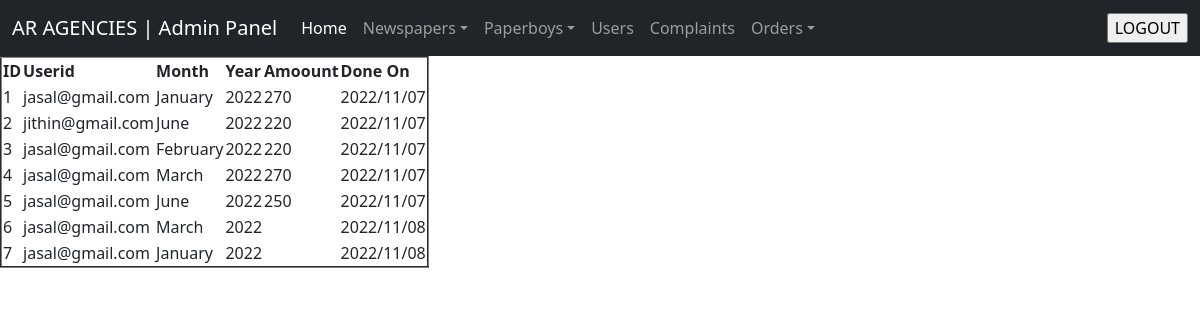
The app's page /admin/viewaccounts.php (signed in) with its own data.
### tables this page shows
CREATE TABLE IF NOT EXISTS `accounts` (
  `id` int(12) NOT NULL AUTO_INCREMENT,
  `userid` varchar(50) NOT NULL,
  `month` varchar(50) NOT NULL,
  `year` varchar(50) NOT NULL,
  `amount` varchar(50) NOT NULL,
  `doneon` varchar(50) NOT NULL,
  PRIMARY KEY (`id`)
);

### admin/viewaccounts.php (the view, shortened to what this page needs)
<?php include 'header.php' ?>
<?php
if (isset($_SESSION["role"])) {
    if($_SESSION["role"]=='ADMIN')
    {
?>
<!DOCTYPE html>
<html lang="en">
<head>
</head>
<body>
<?php
include("dbcon.php");
$sel="SELECT * FROM accounts";
$data=mysqli_query($con,$sel);
$n=mysqli_num_rows($data);
if($n>0)
{
    echo "<table border='2'>
    <tr>
    <th>ID</th>
    <th>Userid</th>
    <th>Month</th>
    <th>Year</th>
    <th>Amoount</th>
    <th>Done On</th>
    </tr>";
    while($row=mysqli_fetch_array($data))
    {
    echo "<tr>";
    echo "<td>".$row['id']."</td>";
    echo "<td>".$row['userid']."</td>";
    echo "<td>".$row['month']."</td>";
    echo "<td>".$row['year']."</td>";
    echo "<td>".$row['amount']."</td>";
    echo "<td>".$row['doneon']."</td>";
    echo "</tr>";
    }
    echo "</table>";
}
?>
<?php
}
else
{
    echo "You are not an admin";
}
}
else
{
    echo "LOGIN FIRST!!!!";
}
?>
</body>
</html>

### admin/header.php (shortened to what this page needs)
<!DOCTYPE html>
<html lang="en">
<head>
<link href="https://cdn.jsdelivr.net/npm/bootstrap@5.0.2/dist/css/bootstrap.min.css" rel="stylesheet">
</head>
<body>
<nav class="navbar navbar-expand-lg navbar-dark bg-dark">
    <div class="container-fluid">
        <a href="adminhome.php" class="navbar-brand">AR AGENCIES | Admin Panel</a>
        <div class="collapse navbar-collapse justify-content-between" id="navbarCollapse">
            <div class="navbar-nav">
                <a href="adminhome.php" class="nav-item nav-link active">Home</a>
                <div class="nav-item dropdown">
                    <a href="#" class="nav-link dropdown-toggle" data-bs-toggle="dropdown">Newspapers</a>
                </div>
                <div class="nav-item dropdown">
                    <a href="#" class="nav-link dropdown-toggle" data-bs-toggle="dropdown">Paperboys</a>
                </div>
                <a href="viewusers.php" class="nav-item nav-link">Users</a>
                <a href="viewcomplaints.php" class="nav-item nav-link">Complaints</a>
                <div class="nav-item dropdown">
                    <a href="#" class="nav-link dropdown-toggle" data-bs-toggle="dropdown">Orders</a>
                </div>
            </div>
            <div class="navbar-nav ms-auto">
                <?php
            if(isset($_SESSION['role'])=="ADMIN")
            {
            ?>
            <li type="none"><form action="" method="post"><input type="submit" name="logout" value="LOGOUT"></form></li>
            <?php
            }
            ?>
            </div>
        </div>
    </div>
</nav>
</body>
</html>

### records on screen
accounts: id "1", userid "jasal@gmail.com", month "January", year "2022", amount "270", doneon "2022/11/07"
accounts: id "2", userid "jithin@gmail.com", month "June", year "2022", amount "220", doneon "2022/11/07"
accounts: id "3", userid "jasal@gmail.com", month "February", year "2022", amount "220", doneon "2022/11/07"
accounts: id "4", userid "jasal@gmail.com", month "March", year "2022", amount "270", doneon "2022/11/07"
accounts: id "5", userid "jasal@gmail.com", month "June", year "2022", amount "250", doneon "2022/11/07"
accounts: id "6", userid "jasal@gmail.com", month "March", year "2022", doneon "2022/11/08"
accounts: id "7", userid "jasal@gmail.com", month "January", year "2022", doneon "2022/11/08"
